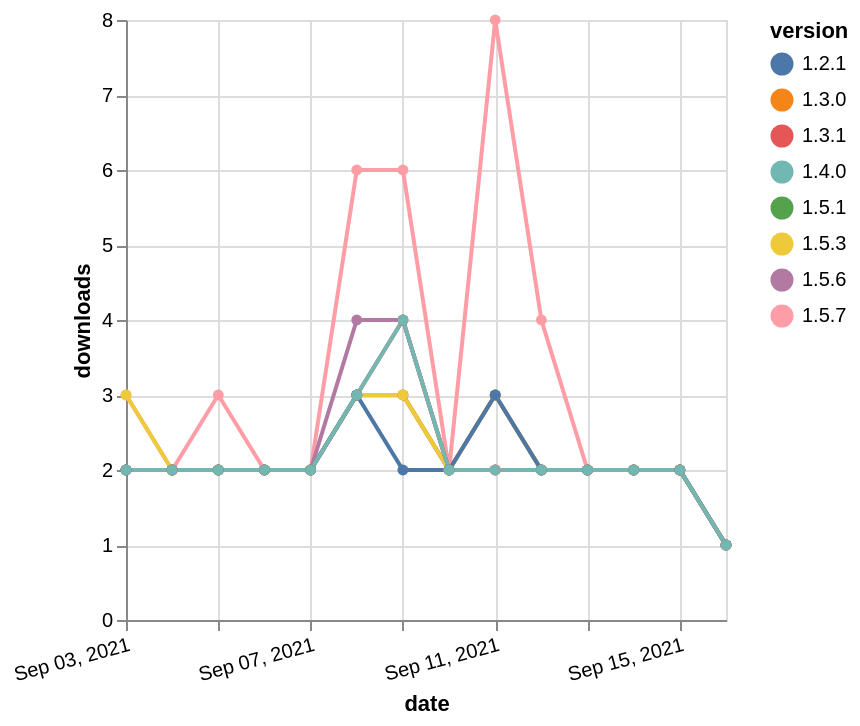

The Vega-Lite source for this figure:
### Vega-Lite specification from a JSON file in a GitHub repository (floating-point values rounded to 4 significant figures)
{"$schema": "https://vega.github.io/schema/vega-lite/v5.json", "description": "A simple bar chart with embedded data.", "data": {"values": [{"date": "2021-09-03", "total": 2470, "delta": 3, "version": "1.5.7"}, {"date": "2021-09-04", "total": 2472, "delta": 2, "version": "1.5.7"}, {"date": "2021-09-05", "total": 2475, "delta": 3, "version": "1.5.7"}, {"date": "2021-09-06", "total": 2477, "delta": 2, "version": "1.5.7"}, {"date": "2021-09-07", "total": 2479, "delta": 2, "version": "1.5.7"}, {"date": "2021-09-08", "total": 2485, "delta": 6, "version": "1.5.7"}, {"date": "2021-09-09", "total": 2491, "delta": 6, "version": "1.5.7"}, {"date": "2021-09-10", "total": 2493, "delta": 2, "version": "1.5.7"}, {"date": "2021-09-11", "total": 2501, "delta": 8, "version": "1.5.7"}, {"date": "2021-09-12", "total": 2505, "delta": 4, "version": "1.5.7"}, {"date": "2021-09-13", "total": 2507, "delta": 2, "version": "1.5.7"}, {"date": "2021-09-14", "total": 2509, "delta": 2, "version": "1.5.7"}, {"date": "2021-09-15", "total": 2511, "delta": 2, "version": "1.5.7"}, {"date": "2021-09-16", "total": 2512, "delta": 1, "version": "1.5.7"}, {"date": "2021-09-03", "total": 2561, "delta": 2, "version": "1.5.6"}, {"date": "2021-09-04", "total": 2563, "delta": 2, "version": "1.5.6"}, {"date": "2021-09-05", "total": 2565, "delta": 2, "version": "1.5.6"}, {"date": "2021-09-06", "total": 2567, "delta": 2, "version": "1.5.6"}, {"date": "2021-09-07", "total": 2569, "delta": 2, "version": "1.5.6"}, {"date": "2021-09-08", "total": 2573, "delta": 4, "version": "1.5.6"}, {"date": "2021-09-09", "total": 2577, "delta": 4, "version": "1.5.6"}, {"date": "2021-09-10", "total": 2579, "delta": 2, "version": "1.5.6"}, {"date": "2021-09-11", "total": 2581, "delta": 2, "version": "1.5.6"}, {"date": "2021-09-12", "total": 2583, "delta": 2, "version": "1.5.6"}, {"date": "2021-09-13", "total": 2585, "delta": 2, "version": "1.5.6"}, {"date": "2021-09-14", "total": 2587, "delta": 2, "version": "1.5.6"}, {"date": "2021-09-15", "total": 2589, "delta": 2, "version": "1.5.6"}, {"date": "2021-09-16", "total": 2590, "delta": 1, "version": "1.5.6"}, {"date": "2021-09-03", "total": 2575, "delta": 2, "version": "1.5.1"}, {"date": "2021-09-04", "total": 2577, "delta": 2, "version": "1.5.1"}, {"date": "2021-09-05", "total": 2579, "delta": 2, "version": "1.5.1"}, {"date": "2021-09-06", "total": 2581, "delta": 2, "version": "1.5.1"}, {"date": "2021-09-07", "total": 2583, "delta": 2, "version": "1.5.1"}, {"date": "2021-09-08", "total": 2586, "delta": 3, "version": "1.5.1"}, {"date": "2021-09-09", "total": 2589, "delta": 3, "version": "1.5.1"}, {"date": "2021-09-10", "total": 2591, "delta": 2, "version": "1.5.1"}, {"date": "2021-09-11", "total": 2594, "delta": 3, "version": "1.5.1"}, {"date": "2021-09-12", "total": 2596, "delta": 2, "version": "1.5.1"}, {"date": "2021-09-13", "total": 2598, "delta": 2, "version": "1.5.1"}, {"date": "2021-09-14", "total": 2600, "delta": 2, "version": "1.5.1"}, {"date": "2021-09-15", "total": 2602, "delta": 2, "version": "1.5.1"}, {"date": "2021-09-16", "total": 2603, "delta": 1, "version": "1.5.1"}, {"date": "2021-09-03", "total": 2718, "delta": 2, "version": "1.3.0"}, {"date": "2021-09-04", "total": 2720, "delta": 2, "version": "1.3.0"}, {"date": "2021-09-05", "total": 2722, "delta": 2, "version": "1.3.0"}, {"date": "2021-09-06", "total": 2724, "delta": 2, "version": "1.3.0"}, {"date": "2021-09-07", "total": 2726, "delta": 2, "version": "1.3.0"}, {"date": "2021-09-08", "total": 2729, "delta": 3, "version": "1.3.0"}, {"date": "2021-09-09", "total": 2732, "delta": 3, "version": "1.3.0"}, {"date": "2021-09-10", "total": 2734, "delta": 2, "version": "1.3.0"}, {"date": "2021-09-11", "total": 2737, "delta": 3, "version": "1.3.0"}, {"date": "2021-09-12", "total": 2739, "delta": 2, "version": "1.3.0"}, {"date": "2021-09-13", "total": 2741, "delta": 2, "version": "1.3.0"}, {"date": "2021-09-14", "total": 2743, "delta": 2, "version": "1.3.0"}, {"date": "2021-09-15", "total": 2745, "delta": 2, "version": "1.3.0"}, {"date": "2021-09-16", "total": 2746, "delta": 1, "version": "1.3.0"}, {"date": "2021-09-03", "total": 2631, "delta": 3, "version": "1.5.3"}, {"date": "2021-09-04", "total": 2633, "delta": 2, "version": "1.5.3"}, {"date": "2021-09-05", "total": 2635, "delta": 2, "version": "1.5.3"}, {"date": "2021-09-06", "total": 2637, "delta": 2, "version": "1.5.3"}, {"date": "2021-09-07", "total": 2639, "delta": 2, "version": "1.5.3"}, {"date": "2021-09-08", "total": 2642, "delta": 3, "version": "1.5.3"}, {"date": "2021-09-09", "total": 2645, "delta": 3, "version": "1.5.3"}, {"date": "2021-09-10", "total": 2647, "delta": 2, "version": "1.5.3"}, {"date": "2021-09-11", "total": 2649, "delta": 2, "version": "1.5.3"}, {"date": "2021-09-12", "total": 2651, "delta": 2, "version": "1.5.3"}, {"date": "2021-09-13", "total": 2653, "delta": 2, "version": "1.5.3"}, {"date": "2021-09-14", "total": 2655, "delta": 2, "version": "1.5.3"}, {"date": "2021-09-15", "total": 2657, "delta": 2, "version": "1.5.3"}, {"date": "2021-09-16", "total": 2658, "delta": 1, "version": "1.5.3"}, {"date": "2021-09-03", "total": 2618, "delta": 2, "version": "1.3.1"}, {"date": "2021-09-04", "total": 2620, "delta": 2, "version": "1.3.1"}, {"date": "2021-09-05", "total": 2622, "delta": 2, "version": "1.3.1"}, {"date": "2021-09-06", "total": 2624, "delta": 2, "version": "1.3.1"}, {"date": "2021-09-07", "total": 2626, "delta": 2, "version": "1.3.1"}, {"date": "2021-09-08", "total": 2629, "delta": 3, "version": "1.3.1"}, {"date": "2021-09-09", "total": 2633, "delta": 4, "version": "1.3.1"}, {"date": "2021-09-10", "total": 2635, "delta": 2, "version": "1.3.1"}, {"date": "2021-09-11", "total": 2637, "delta": 2, "version": "1.3.1"}, {"date": "2021-09-12", "total": 2639, "delta": 2, "version": "1.3.1"}, {"date": "2021-09-13", "total": 2641, "delta": 2, "version": "1.3.1"}, {"date": "2021-09-14", "total": 2643, "delta": 2, "version": "1.3.1"}, {"date": "2021-09-15", "total": 2645, "delta": 2, "version": "1.3.1"}, {"date": "2021-09-16", "total": 2646, "delta": 1, "version": "1.3.1"}, {"date": "2021-09-03", "total": 2555, "delta": 2, "version": "1.2.1"}, {"date": "2021-09-04", "total": 2557, "delta": 2, "version": "1.2.1"}, {"date": "2021-09-05", "total": 2559, "delta": 2, "version": "1.2.1"}, {"date": "2021-09-06", "total": 2561, "delta": 2, "version": "1.2.1"}, {"date": "2021-09-07", "total": 2563, "delta": 2, "version": "1.2.1"}, {"date": "2021-09-08", "total": 2566, "delta": 3, "version": "1.2.1"}, {"date": "2021-09-09", "total": 2568, "delta": 2, "version": "1.2.1"}, {"date": "2021-09-10", "total": 2570, "delta": 2, "version": "1.2.1"}, {"date": "2021-09-11", "total": 2573, "delta": 3, "version": "1.2.1"}, {"date": "2021-09-12", "total": 2575, "delta": 2, "version": "1.2.1"}, {"date": "2021-09-13", "total": 2577, "delta": 2, "version": "1.2.1"}, {"date": "2021-09-14", "total": 2579, "delta": 2, "version": "1.2.1"}, {"date": "2021-09-15", "total": 2581, "delta": 2, "version": "1.2.1"}, {"date": "2021-09-16", "total": 2582, "delta": 1, "version": "1.2.1"}, {"date": "2021-09-03", "total": 2605, "delta": 2, "version": "1.4.0"}, {"date": "2021-09-04", "total": 2607, "delta": 2, "version": "1.4.0"}, {"date": "2021-09-05", "total": 2609, "delta": 2, "version": "1.4.0"}, {"date": "2021-09-06", "total": 2611, "delta": 2, "version": "1.4.0"}, {"date": "2021-09-07", "total": 2613, "delta": 2, "version": "1.4.0"}, {"date": "2021-09-08", "total": 2616, "delta": 3, "version": "1.4.0"}, {"date": "2021-09-09", "total": 2620, "delta": 4, "version": "1.4.0"}, {"date": "2021-09-10", "total": 2622, "delta": 2, "version": "1.4.0"}, {"date": "2021-09-11", "total": 2624, "delta": 2, "version": "1.4.0"}, {"date": "2021-09-12", "total": 2626, "delta": 2, "version": "1.4.0"}, {"date": "2021-09-13", "total": 2628, "delta": 2, "version": "1.4.0"}, {"date": "2021-09-14", "total": 2630, "delta": 2, "version": "1.4.0"}, {"date": "2021-09-15", "total": 2632, "delta": 2, "version": "1.4.0"}, {"date": "2021-09-16", "total": 2633, "delta": 1, "version": "1.4.0"}]}, "width": "container", "mark": {"type": "line", "point": {"filled": true}}, "encoding": {"x": {"field": "date", "type": "temporal", "timeUnit": "yearmonthdate", "title": "date", "axis": {"labelAngle": -15}}, "y": {"field": "delta", "type": "quantitative", "title": "downloads"}, "color": {"field": "version", "type": "nominal"}, "tooltip": {"field": "delta"}}}
